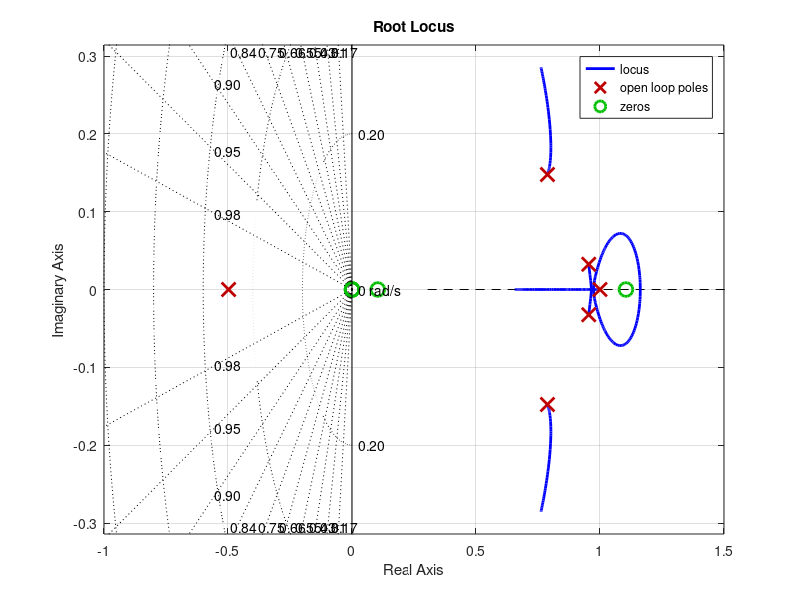

Reproduce this figure in MATLAB.
close all; clc;

% Load Controller Parameters
load('controller_params')

%% Close Loop Poles and Zeros

% Plant Transfer Fxn
% C = zeros(size(C));
plant_sys = ss(A, B, C, D, Ts);

fig = figure;
rlocus(plant_sys)
sgrid
xlim([-1 1.5])
title('Root Locus')
saveas(gcf,'ResponsePlots\RootLocus.png'); 

%% Separation Principle

